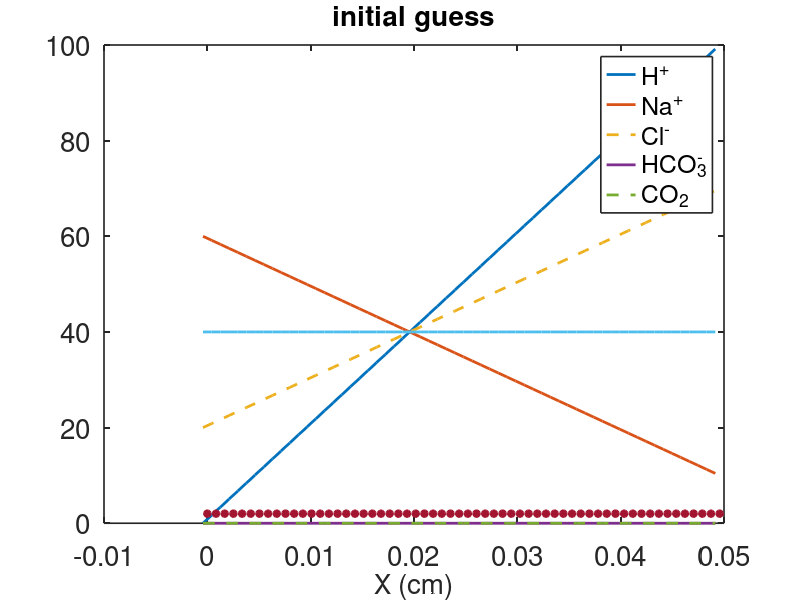

MATLAB code to generate this figure: (Note: this script raises an error after producing the figure.)
% This file solves the steady state system of diffusion-advection-reaction
% for 5 species
% sodium, hydrogen, chloride, bicarbonate and carbon dioxide
% electrodiffusion with one dirichlet boundary condition and one Robin
% condition using Matlab function fsolve 

% here we try a nonuniform grid to deal with the boundary layer at x=0
 
set(0,                           ...
   'defaultaxesfontsize', 20,   ...
   'defaultaxeslinewidth', 1.2, ...
   'defaultlinelinewidth', 2.0, ...
   'defaultpatchlinewidth', 0.7);
global N Amh Amn Amc Amb Amco2 ATmnh  ATmhn ATmcb ATmbc Dh Dn Dc Db Dco2
global kmb kb Hb Nb Cb Bb Co2b Um denom  
global  zs hj delj
L =0.05; % length of the domain units cm
Lm = 0.75; % length of the mucus gel region
% there are 5 diffusion coefficients
Dh =  7e-5; %cm^2/s% hydrogen
Dn = 2.46e-5; % sodium
Db =1.78e-5;  % bicaarbonate
Dc = 2.13e-5; %chloride
 
Dco2 = 1.98e-5; % carbon dioxide
 
zs =[1,1,-1,-1,0]; % charges on ions

kb = 2.6e3 ;% or  2.6e10mM^(-1) s^(-1) % hydrogen-bicarbonate reaction rate
kmb = 11; %s^(-1) % carbon dioxide dissociation rate
KBC =  2e-1; % bicarbonate-chloride exchanger permeability
   %  Hydrogen-sodium exchanger permeability:
 KHN = 2e-1;
 
delHN= 1.e5;
delBC = 10;

% lumenal concentrations
M0 = 134; % mM
M0 = 40;
 
% boundary values at x=L;
Hb = 100; %mM  
Nb = 10;% mM
Bb = 0; % no bicarbonate at the righthand boundary
Co2b = 0; % assume carbon dioxide is taken out 

N=60;    % total number of spatial grid points,  
% number of unknowns is 6N
%phi_j at xj
%u_j at yj = xj+hj/2% u1 is considered a ghost point on the exterior of the left boundary,
% the right boundary condition is applied at y_(N+1)

%specify the grid

hj =ones(1,N); %uniform grid
% or non-uniform grid:
%hj = tanh([1:N]/(0.25*N));  % there are N-1 gaps, but N hj's
 %non-uniform grid  has bugs, does not give the correct answer
 % uniform grid gives good answers
HT = sum(hj(1:N-1))+hj(N)/2;  % use N-1 hj's = 1/2 for form grid for unknowns
Hj = L*hj/HT; % rescale to correct length 
 hj = [Hj(1),Hj]; % add the ghost point
xj = [0,cumsum(hj(2:N))];  %these are the N grid points where phi is specified
 
yj = [-hj(1)/2,xj+hj(2:N+1)/2 ]; %these are the grid points where u (including the ghost point) is unknown
% plus an extra point for the boundary condition
 
 

delj = yj(2:N+1) - yj(1:N) ; % distance between midpoints
 hj=hj';
 delj = delj';
djs = delj(1:N-1)+delj(2:N);
 denom = delj(1:N-1).*delj(2:N).*djs/2 ; %this is the denominator for the diffusion operator

X = xj(1:N); % N interior grid points, including x=0, where phi is unknown
Y = yj(1:N);  %these are the locations where concentrations are unknown
  

Um = M0*(1-tanh((Y-Lm)/0.1) )/2;  % mucus charge/binding site distribution
 
Umb = M0*(1-tanh((L-Lm)/0.1) )/2 ;
% enforce electroneutrality  at x=L
Cb = Hb+Nb-Umb-Bb;
% initial guesses
 % be sure all concentrations are positive! 
Uh = Hb+2000*(X-L)';  %H0*ones(N,1);
Un = Nb+1000*(L-X)';
Ub =  zeros(N,1); % ;
Uc = Un + Uh - Ub - Um';  % guarantees electroneutrality
Uco2 = Co2b* ones(N,1);
phi =  2*ones(N,1);
 
Uslv0 = [Uh;Un; Ub;Uco2;phi];  % initial guess for the solution
 
figure(1)
plot(Y,Uh,Y,Un, Y,Uc,'--',Y,Ub,Y,Uco2,'--',Y,Um,X,phi,'*','linewidth',2)
title('initial guess','fontsize',20)
xlabel('X (cm)','fontsize',20)
legend('H^+','Na^+','Cl^-','HCO_3^-','CO_2')
 
% form the 5 main diffusion matrices, which are independent of unknowns

 ATmh = [-Dh/hj(1)-KHN*delHN/2;-Dh*djs./denom];
 
AThup = [Dh/hj(1)-KHN*delHN/2;Dh*delj(2:N-1)./denom(1:N-2)];
AThoff = Dh*delj(1:N-1)./denom(1:N-1);
Amh= diag(ATmh) +diag(AThup,1) + diag(AThoff,-1);

% diffusion operator for h
 
ATmhn = zeros(N,N);
ATmhn(1,1) = KHN/2;  % flux for hydrogen depends on sodium
ATmhn(1,2) = KHN/2;
 
ATmn = [-Dn/hj(1)-KHN/2;-Dn*djs./denom];
ATnup = [Dn/hj(1)-KHN/2;Dn*delj(1:N-2)./denom(1:N-2)];
ATnoff = Dn*delj(2:N)./denom(1:N-1);
Amn= diag(ATmn) +diag(ATnup,1) + diag(ATnoff,-1);% diffusion operator for Na
 
ATmnh = zeros(N,N);
ATmnh(1,1) = KHN*delHN/2;  % flux for sodium depends on hydrogen
ATmnh(1,2) = KHN*delHN/2;
 
ATmc = [-Dc/hj(1)-KBC/2;-Dc*djs./denom];
ATcup = [Dc/hj(1)-KBC/2;Dc*delj(1:N-2)./denom(1:N-2)];
ATcoff = Dc*delj(2:N)./denom(1:N-1);
Amc= diag(ATmc) +diag(ATcup,1) + diag(ATcoff,-1);  % diffusion operator for Cl
 
ATmcb = zeros(N,N);
ATmcb(1,1) = KBC*delBC/2;
ATmcb(1,2) = KBC*delBC/2;

ATmb = [-Db/hj(1)-KBC*delBC/2;-Db*djs./denom];
ATbup = [Db/hj(1)-KBC*delBC/2;Db*delj(1:N-2)./denom(1:N-2)];
ATboff = Db*delj(2:N)./denom(1:N-1);
Amb= diag(ATmb) +diag(ATbup,1) + diag(ATboff,-1);  % diffusion operator for bicarbonate
 
ATmbc = zeros(N,N);
ATmbc(1,1) = KBC/2;
ATmbc(1,2) = KBC/2;

ATmco2 = [-Dco2/hj(1);-Dco2*djs./denom];
ATco2up = [Dco2/hj(1); Dco2*delj(1:N-2)./denom(1:N-2)];
ATco2off =Dco2*delj(2:N)./denom(1:N-1);
Amco2= diag(ATmco2) +diag(ATco2up,1) + diag(ATco2off,-1);  % diffusion operator for CO2
 
% now call fsolve
Uslv = fsolve(@feval, Uslv0);

Uh = Uslv(1:N);
Un = Uslv(N+1:2*N);
Ub = Uslv(2*N+1:3*N);
Uco2 = Uslv(3*N+1:4*N);
phi = Uslv(4*N+1:5*N);
Uc = Un + Uh - Ub - Um' ;
 
figure(2)
plot(Y,Uh,Y,Un,  Y,Uc, '--', Y,Ub,'--',Y,Uco2,'linewidth',2)
 xlabel('X (cm)','fontsize',20)
legend('H^+','Na^+','Cl^-','HCO_3^-','CO_2' )
 
ylabel('Concentrations (mM)','fontsize',20)
figure(3)
plot(X,Avg(Uh,Hb),X,Avg(Un,Nb),X,Avg(Uc,Cb),'--', X,Avg(Ub,Bb),'--',X,Avg(Uco2,Co2b),'linewidth',2)
 xlabel('X (cm)','fontsize',20)
legend('H^+','Na^+','Cl^-','HCO_3^-','CO_2' )
 formatSpecF = '%3.0f\n';
title(strcat('Na_b = ',sprintf(formatSpecF,Nb),' mM'))
ylabel('Concentrations (mM)','fontsize',20)
 
figure(4)
 plot(X,phi,'linewidth',2)
xlabel('X (cm)','fontsize',20)
ylabel('\phi (dimensionless)','fontsize',20)

FluxH = Dh*Flux(Uh,phi,zs(1), Hb) ;
 FluxN = Dn*Flux(Un,phi,zs(2), Nb) ;
 FluxC = Dc*Flux(Uc,phi,zs(3), Cb) ;
 FluxB = Db*Flux(Ub,phi,zs(4), Bb) ;
 
 figure(5)
 plot(X,-FluxH,X,-FluxN,X,-FluxC,'--',X,-FluxB,'--','linewidth' ,2)
 %plot( X,-FluxC,X,-FluxB,'linewidth' ,2)
 legend( 'FluxH','FluxN','FluxC','FluxB')
xlabel('X (cm)','fontsize',20)
  
 figure(6)
  
 plot(X,-log10(Avg(Uh,Hb)*1.e-3),'linewidth',2)
xlabel('X (cm)','fontsize',20)
ylabel('pH','fontsize',20)
 resid = feval(Uslv);
 rs = reshape(resid,N,5);

 figure(7)
 plot(X,log(abs(rs)))
ylabel('log(residual)')
legend('H^+','Na^+','Cl^-','HCO_3^-','CO_2')
xlabel('X (cm)','fontsize',20)

function resid = feval(Uslv)
global N Amh Amn Amc Amb Amco2 ATmnh  ATmhn ATmcb ATmbc Dh Dn Dc Db Dco2
global kmb kb Hb Nb Cb Bb Co2b Um denom Afull
global   zs hj delj 

Uh = Uslv(1:N);
Un = Uslv(N+1:2*N);
Ub = Uslv(2*N+1:3*N);
Uco2 = Uslv(3*N+1:4*N);
phi = Uslv(4*N+1:5*N);
Uc = Un + Uh - Ub - Um' ; % guarantees electroneutrality
 
% evaluate the function using 
 %  Uh, Un, Uc, Ub, and phi values 
Avgh = Avg(Uh,Hb);
Avgn = Avg(Un,Nb);
Avgc = Avg(Uc,Cb); 
Avgb = Avg(Ub,Bb); 
 
Hgrad = Dh*Grad(Avgh); 
Ngrad = Dn*Grad(Avgn);
Cgrad = Dc*Grad(Avgc);
Bgrad = Db*Grad(Avgb);
 
%CO2grad = 0 since CO2 is neutral charge
 
Afull= [[Amh,ATmhn,zeros(N,N),diag([0;kmb*ones(N-1,1)]),zs(1)*Hgrad]; ...% hydrogen
    [ATmnh,Amn,zeros(N,2*N),  zs(2)*Ngrad];  ... % sodium
    [zeros(N,2*N),ATmcb,zeros(N,N),zs(3)*Cgrad]; ...% chloride
    [zeros(N,2*N),Amb, diag([0;kmb*ones(N-1,1)]),zs(4)*Bgrad]; ...% bicarbonate
    [zeros(N,3*N),Amco2-diag([0;kmb*ones(N-1,1)]),zeros(N,N)]]; ...% carbon dioxide
 
 
B = [zeros(2*N,N);Amc;ATmbc;zeros(N,N)];
 % now evaluate the  reaction terms
Rhs = zeros(5*N,1);
 
Rhs(2:N-1) = kb*Uh(2:N-1).*Ub(2:N-1);
Rhs(N) = - Dh*delj(N)*Hb./denom(N-1)+kb*Uh(N)*Ub(N);
Rhs(2*N) = - Dn*delj( N)*Nb./denom(N-1);  % right BC for sodium
Rhs(3*N) = - Dc*delj( N)*Cb./denom(N-1);% right BC for chloride
 
Rhs(3*N+2:4*N-1) = kb*Uh(2:N-1).*Ub(2:N-1) ;
Rhs(4*N) = - Db*delj(N)*Bb./denom(N-1)  +kb*Uh(N)*Ub(N) ;
Rhs(4*N+2:5*N-1) =  -kb*Uh(2:N-1).*Ub(2:N-1);
Rhs(5*N) = - Dco2*delj(N)*Co2b./denom(N-1) -kb*Uh(N).*Ub(N); 
 
resid = Afull*Uslv+B*Uc-Rhs;
  
end

function out = Avg(U,Ub)
global N hj delj
 
out = ( hj(2:N+1).*U +hj(1:N).*[U(2:N);Ub])./(2*delj);
 
end

function out = Grad(Avg)
global N hj 
 
out = [ diag([Avg(1); Avg(2:N)./hj(1:N-1)])]-[diag(Avg(1:N-1)./hj(1:N-1),-1)];

end

function out = Flux(U,phi,zi, Ub)
global delj N
Uv = Avg(U,Ub);
Upr = ([U(2:N);Ub]-U)./delj;
out =  Upr +zi*Uv.*phi;

end
